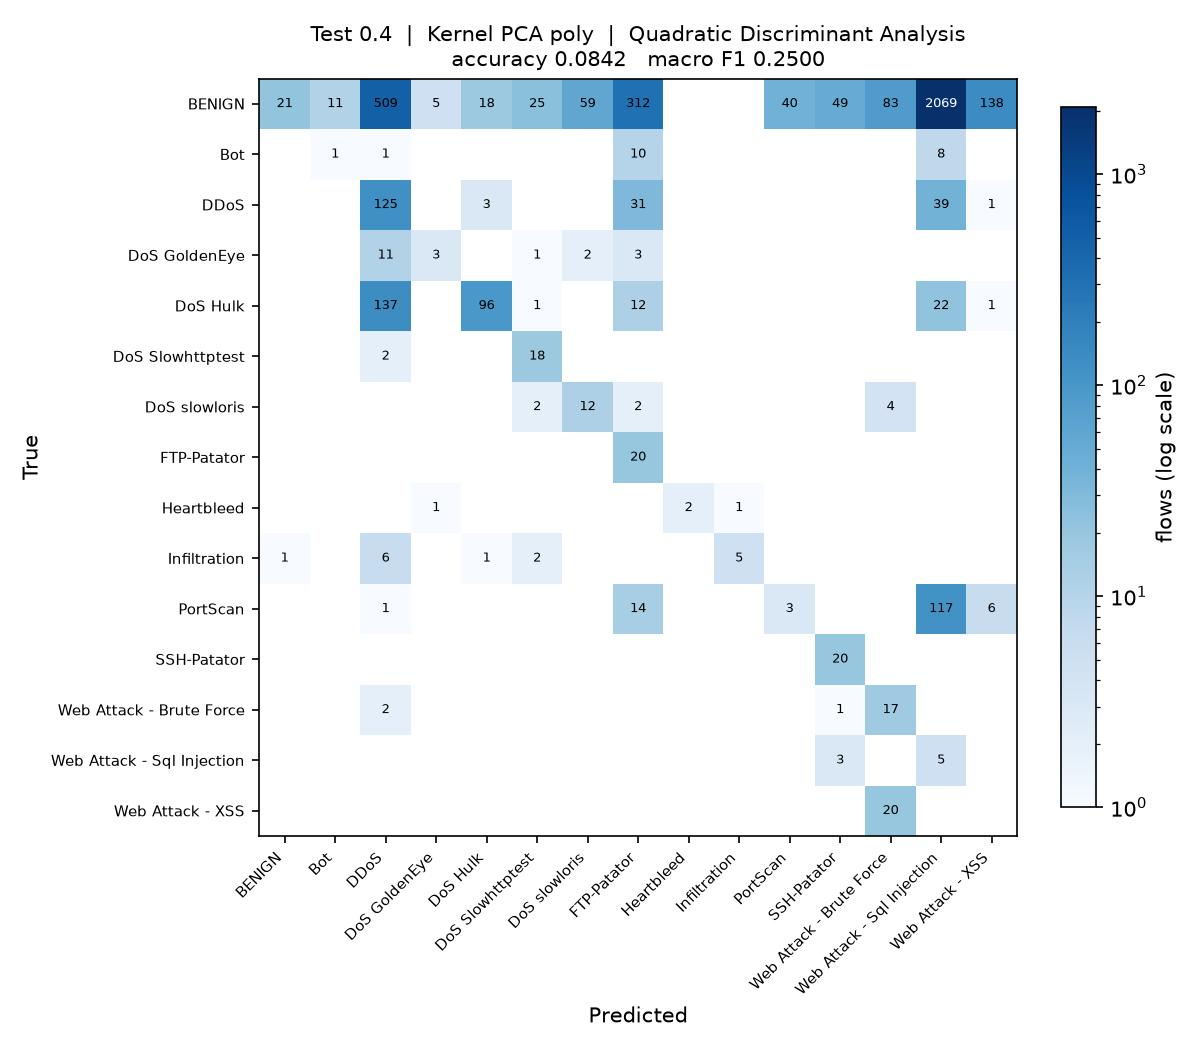

This figure's Python source:
"""
Test_0.4_DR_POLY_QDA

Test size 0.4  |  Kernel PCA (poly)  |  Quadratic Discriminant Analysis  (reference sheet #17)

Note: the rarest class has fewer training rows than there are components, so the class covariance needs shrinkage before QDA can be fitted.

Run on its own:

    python Test_0.4_DR_POLY_QDA.py

Writes Test_0.4_DR_POLY_QDA.jpg (confusion matrix) and appends one row to
results/75_runs.csv.
"""

import os
import sys
import time
import warnings
from pathlib import Path

import matplotlib
matplotlib.use("Agg")
import matplotlib.pyplot as plt
import numpy as np
import pandas as pd
from sklearn.decomposition import KernelPCA
from sklearn.impute import SimpleImputer
from sklearn.metrics import (accuracy_score, confusion_matrix, f1_score,
                             precision_score, recall_score)
from sklearn.model_selection import train_test_split
from sklearn.preprocessing import LabelEncoder, StandardScaler
from sklearn.discriminant_analysis import QuadraticDiscriminantAnalysis

sys.path.insert(0, str(Path(__file__).resolve().parent.parent))
from common import load_sample                      # noqa: E402

warnings.filterwarnings("ignore")

# ----- this run -------------------------------------------------------------
TEST_SIZE = 0.4
KERNEL = "poly"
CLASSIFIER = "QDA"
N_COMPONENTS = 15
# ----------------------------------------------------------------------------

SEED = 0
N_JOBS = max(1, (os.cpu_count() or 2) // 2)
STEM = "Test_0.4_DR_POLY_QDA"
HERE = Path(__file__).resolve().parent
RESULTS = HERE.parent / "results"


# QDA estimates a separate covariance matrix per class, so the rarest class
# has to supply more rows than there are components. Heartbleed supplies about
# five against 15 components, so its covariance is rank deficient. Shrinkage
# pulls each class covariance towards a shared spherical one, which makes it
# estimable; RANK_TOL is the threshold sklearn uses to decide whether that
# worked, and its default of 1e-4 is far above the 1e-7 scale of these
# components, so it would reject a covariance that is in fact positive definite.
RANK_TOL = 1e-12


def qda_shrinkage(X, y):
    """Smallest shrinkage that lets every class covariance be estimated.

    Less shrinkage keeps the model closer to true QDA, so the values are
    tried in order and the first that fits is used.
    """
    last = None
    for s in (0.1, 0.25, 0.5, 0.8, 0.95):
        try:
            QuadraticDiscriminantAnalysis(solver="eigen", shrinkage=s,
                                          tol=RANK_TOL).fit(X, y)
        except Exception as exc:
            last = exc
            continue
        print("QDA shrinkage " + str(s))
        return s
    raise SystemExit("QDA cannot be estimated at any shrinkage: " + str(last))


def main():
    t0 = time.time()
    df = load_sample(10000, 50, SEED)
    y = LabelEncoder().fit_transform(df["Label"])
    X = df.drop(columns=["Label", "Day"])
    classes = sorted(df["Label"].unique())
    print(f"{len(df):,} flows, {X.shape[1]} features, {len(classes)} classes")

    X_train, X_test, y_train, y_test = train_test_split(
        X, y, test_size=TEST_SIZE, random_state=SEED, stratify=y)

    # mean imputation and scaling, fitted on the training split only
    imputer = SimpleImputer(strategy="mean").fit(X_train)
    scaler = StandardScaler().fit(imputer.transform(X_train))
    X_train = scaler.transform(imputer.transform(X_train))
    X_test = scaler.transform(imputer.transform(X_test))

    # dimensionality reduction: Kernel PCA, fitted on the training split only.
    # arpack keeps the largest positive eigenvalues; the randomized solver ranks
    # them by magnitude and fails on the sigmoid kernel, which is not PSD.
    kpca = KernelPCA(n_components=N_COMPONENTS, kernel=KERNEL,
                     eigen_solver="arpack", random_state=SEED, n_jobs=N_JOBS)
    X_train = kpca.fit_transform(X_train)
    X_test = kpca.transform(X_test)
    print(f"Kernel PCA ({KERNEL}): {X_train.shape[1]} components")

    classifier = QuadraticDiscriminantAnalysis(
        solver="eigen", tol=RANK_TOL,
        shrinkage=qda_shrinkage(X_train, y_train))
    classifier.fit(X_train, y_train)
    y_pred = classifier.predict(X_test)

    acc = accuracy_score(y_test, y_pred)
    pre = precision_score(y_test, y_pred, average="macro", zero_division=0)
    rec = recall_score(y_test, y_pred, average="macro", zero_division=0)
    f1 = f1_score(y_test, y_pred, average="macro", zero_division=0)
    pre_w = precision_score(y_test, y_pred, average="weighted", zero_division=0)
    rec_w = recall_score(y_test, y_pred, average="weighted", zero_division=0)
    f1_w = f1_score(y_test, y_pred, average="weighted", zero_division=0)

    print(f"Accuracy  : {acc:.4f}")
    print(f"Precision : {pre:.4f}")
    print(f"Recall    : {rec:.4f}")
    print(f"F1 Score  : {f1:.4f}")

    # confusion matrix image, named to match this script
    cm = confusion_matrix(y_test, y_pred, labels=range(len(classes)))
    fig, ax = plt.subplots(figsize=(8, 7))
    im = ax.imshow(cm, cmap="Blues", norm=matplotlib.colors.LogNorm(vmin=1))
    ax.set_xticks(range(len(classes)), classes, rotation=45, ha="right", fontsize=7)
    ax.set_yticks(range(len(classes)), classes, fontsize=7)
    ax.set_xlabel("Predicted")
    ax.set_ylabel("True")
    ax.set_title(f"Test {TEST_SIZE}  |  Kernel PCA {KERNEL}  |  Quadratic Discriminant Analysis\n"
                 f"accuracy {acc:.4f}   macro F1 {f1:.4f}", fontsize=10)
    for i in range(len(classes)):
        for j in range(len(classes)):
            if cm[i, j]:
                ax.text(j, i, cm[i, j], ha="center", va="center", fontsize=6,
                        color="white" if cm[i, j] > cm.max() / 3 else "black")
    fig.colorbar(im, ax=ax, fraction=0.04, label="flows (log scale)")
    fig.tight_layout()
    fig.savefig(HERE / f"{STEM}.jpg", dpi=150)
    plt.close(fig)

    # one row appended to the shared results table
    RESULTS.mkdir(exist_ok=True)
    row = {"Test": TEST_SIZE, "DR": "POLY", "Clas": CLASSIFIER,
           "Acc": round(acc, 4), "Pre": round(pre, 4), "Rec": round(rec, 4),
           "F1": round(f1, 4),
           "Pre_weighted": round(pre_w, 4), "Rec_weighted": round(rec_w, 4),
           "F1_weighted": round(f1_w, 4),
           "n_components": N_COMPONENTS, "seconds": round(time.time() - t0, 1),
           "script": STEM}
    out = RESULTS / "75_runs.csv"
    old = pd.read_csv(out).to_dict("records") if out.exists() else []
    old = [r for r in old if r.get("script") != STEM]
    pd.DataFrame(old + [row]).to_csv(out, index=False)
    print(f"saved {STEM}.jpg and appended to results/75_runs.csv "
          f"({time.time() - t0:.0f}s)")


if __name__ == "__main__":
    main()
